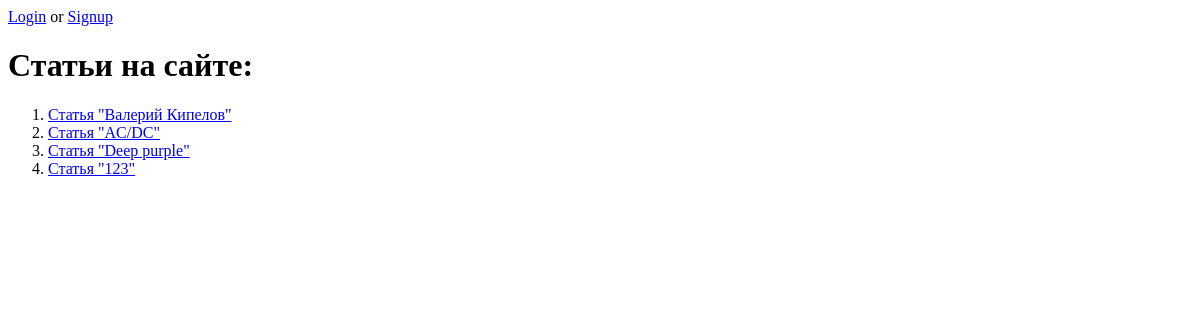
The app's page /blog/all_articles/, older data.
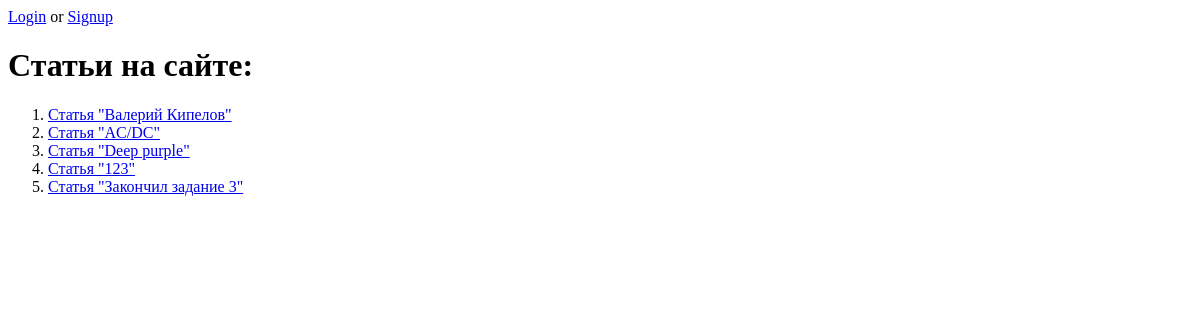
The same page, newer data.
### blog/models.py (models this page shows, shortened)
class Article(models.Model):
    heading = models.CharField(max_length=100, verbose_name="Заголовок")
    text = models.TextField(verbose_name="Текст")
    slug = models.SlugField(verbose_name="ЧПУ", blank=True, null=True, unique=True)
    def __str__(self):
        return f"Статья \"{self.heading}\""

### blog/views.py (the view)
# urls.py: path("all_articles/", all_articles, name="all_articles"),
def all_articles(request):
    a = Article.objects.all()
    context = {
        "articles": a
    }
    return render(request, "all_articles.html", context)

### blog/templates/all_articles.html (shortened to what this page needs)
{% extends 'base.html' %}
{% block body %}
    <h1>Статьи на сайте:</h1>
    <ol>
        {% for article in articles %}
            <li><a href="../article/{{article.slug}}" >{{ article }}</a></li>
        {% endfor %}
    </ol>
{% endblock %}

### blog/templates/base.html (shortened to what this page needs)
<!DOCTYPE html>
<html lang="en">
<head>
</head>
<body>
    {% if user.is_authenticated %}
        <span>Hello, {{user.username}}. </span><a href="{% url 'users:logout' %}">Logout<span></span></a>
    {% else %}
        <a href="{% url 'users:login' %}">Login</a> or <a href="{% url 'users:register' %}">Signup</a>
    {% endif %}
    {% block body %}{% endblock %}
</body>
</html>

Row changes from the older to the newer data that the page shows:
added Article: heading "Статья \"Закончил задание 3\""
